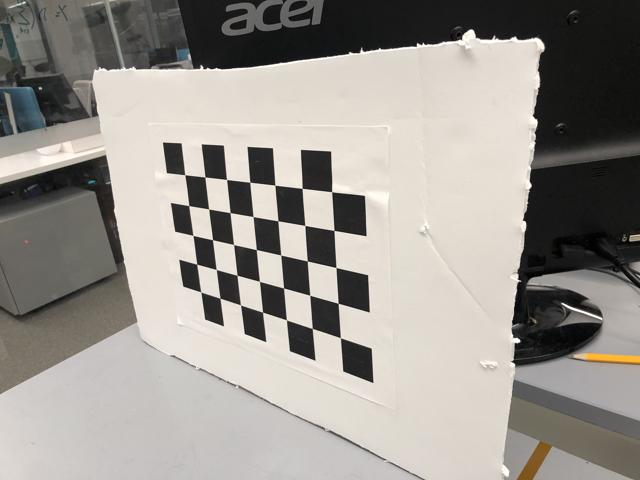
%> input picture final_project/Calibration/resized_img/IMG_5412.jpg, 640 x 480 px
$ octave different_detector.m   (GNU Octave 9; MATLAB toolbox functions it lacks are replaced by stand-ins)
%> lines starting %> are read from the running program, lines starting %| are printed output that depends on the picture
% draw features
I = imread('./resized_img/IMG_5412.jpg');
%> I is the input picture: size 480x640x3 uint8; mean R, G, B 153.9, 149.5, 143.6
I = im2gray(I);
%> I: size 480x640 uint8
points = detectSIFTFeatures(I);
%> points = 739 points; strongest (x, y): (359, 362), (359, 362), (359, 362), (318, 168), (318, 168)
figure
imshow(I)
hold on
plot(points,'ShowScale',false)
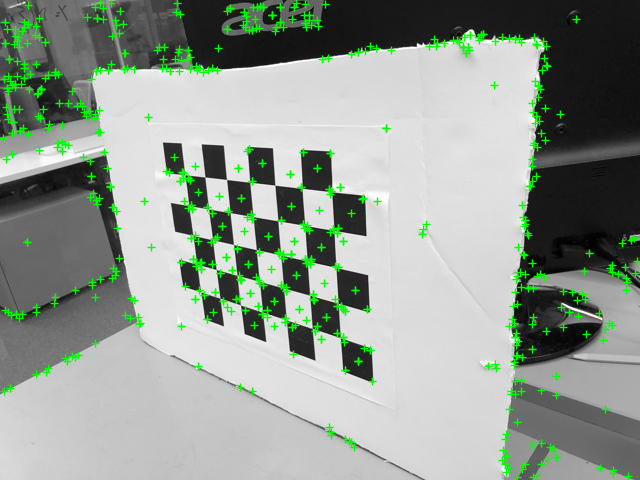
%> figure redrawn from the program's plot data
hold off

%%
% time consuming
% ORB
tStart = tic;
srcFiles = dir('./resized_img/*.jpg');  % the folder in which ur images exists
T_ORB = zeros(1,length(srcFiles));
for i = 1 : length(srcFiles)
filename = strcat('./resized_img/',srcFiles(i).name);
im = imread(filename);
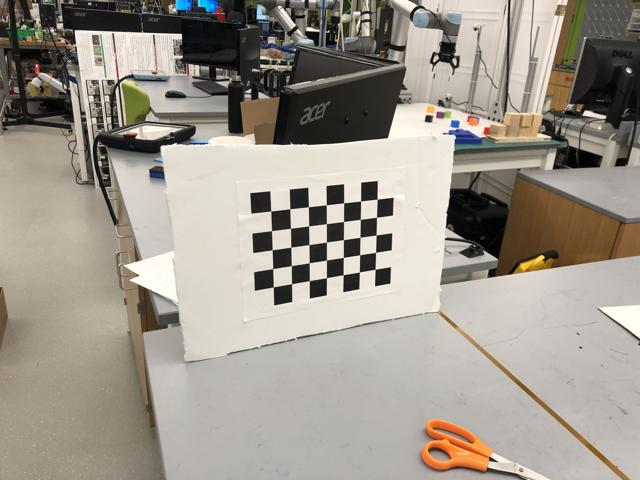
%> input picture final_project/Calibration/resized_img/IMG_5392.jpg, 640 x 480 px
%> im is the input picture: size 480x640x3 uint8; mean R, G, B 157.5, 150.7, 140.5
tic
points = detectORBFeatures(I);
%> points = 2405 points; strongest (x, y): (519, 342), (518, 342), (362, 51), (518, 341), (331, 191)
T_ORB(i)= toc;
end
toc

%SURF

tStart = tic;
srcFiles = dir('./resized_img/*.jpg');  % the folder in which ur images exists
T_SURF = zeros(1,length(srcFiles));
for i = 1 : length(srcFiles)
filename = strcat('./resized_img/',srcFiles(i).name);
im = imread(filename);
tic
%> (the run ends here)
